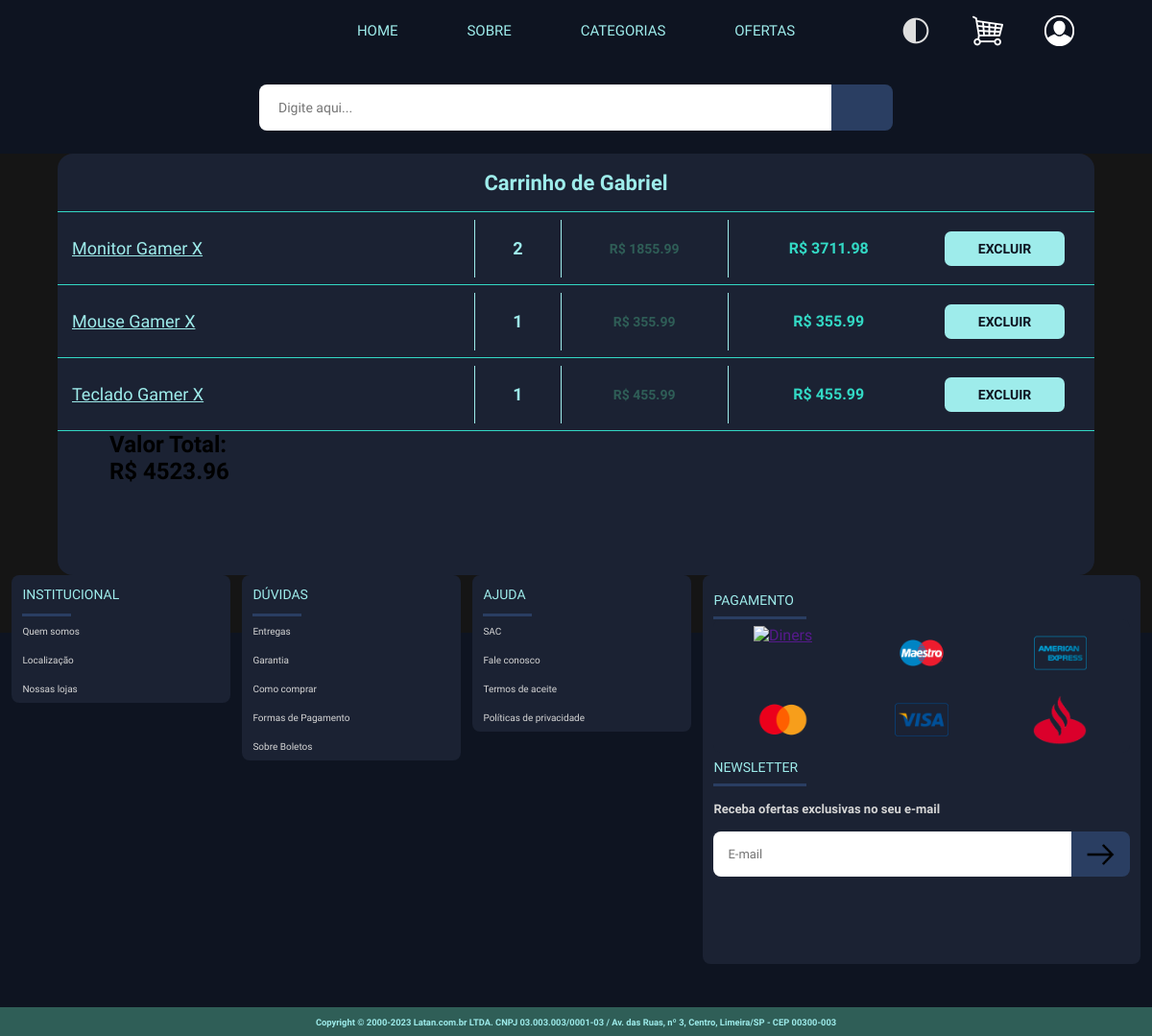
Screenshot of /src/View/pages/viewCarrinho.php (signed in) with the database file from the repository.
### tables this page shows
create table carrinhos(
	idCarrinhos int not null auto_increment,
    idPedido int not null,
    idCliente int not null,
    primary key(idCarrinhos),
    constraint foreign key(idPedido) references pedidos(idPedidos),
    constraint foreign key(idCliente) references clientes(idClientes)
);

create table produtos(
	idProdutos int not null auto_increment,
    nome varchar(250) not null,
    preco decimal(15,2) not null,
    promocao decimal(15,2) not null,
    marca varchar(200) not null,
    cor varchar(50) not null,
    condicao varchar(100) not null,
    origem boolean not null,
    localizacao varchar(50) not null,
    quantidade int not null,
    imagem varchar(150) not null,
    primary key(idProdutos)
);

create table pedidos(
    idPedidos int not null auto_increment,
    quantidade int not null,
    idProduto int not null,
    primary key(idPedidos),
    foreign key(idProduto) references produtos(idProdutos)
);

### src/Controller/carrinhoController.php (called while the page is built, shortened)
<?php
    $host = "localhost";
    $usuario = "root";
    $senha = "MySql_2005_password";
    $dbname = "ozzatech";
    $mysqli = new mysqli($host, $usuario, $senha, $dbname);
        ?>
        <?php
    $id = $mysqli->real_escape_string($_SESSION['id']);
    $sql_code = "SELECT
        `carrinhos`.`idPedido`,
        `pedidos`.`quantidade`,
        `produtos`.`nome`,
        `produtos`.`preco`,
        (`produtos`.`preco` * `pedidos`.`quantidade`) as total
        FROM carrinhos
        JOIN clientes ON carrinhos.idCliente = clientes.idClientes
        JOIN pedidos ON carrinhos.idPedido = pedidos.idPedidos
        JOIN produtos ON pedidos.idProduto = produtos.idProdutos
        WHERE idCliente = $id;";
    $sql_query = $mysqli->query($sql_code) or die("Falha na execução do código SQL: ".$mysqli->error);
    if($sql_query->num_rows == 0){
    }
    else{
        while ($pedido = $sql_query->fetch_assoc()){
            $pedidos[] = $pedido;
        }
    }
?>

### src/View/carrinho/listagem.php (the view, shortened to what this page needs)
<?php foreach ($pedidos as $item) : ?>
    <section class="carrinho-conteudo">
        <div class="pedido">
            <div class="pedido-nome">
                <a href="#"><?= $item['nome']; ?></a>
            </div>
            <div class="pedido-quantidade">
                <h1><?= $item['quantidade']; ?></h1>
            </div>
            <div class="pedido-preco-individual">
                <h1>R$ <?= $item['preco']; ?></h1>
            </div>
            <div class="pedido-preco-conjunto">
                <h1>R$ <?= $item['total']; ?></h1>
            </div>
            <div class="pedido-excluir">
                <button type="submit" class="btn-excluir" id=<?= $item['idPedido']?>>
                    <h2>EXCLUIR</h2>
                </button>
            </div>
        </div>
    </section>
<?php endforeach; ?>

### css/universal.css (style rules this page uses)
* { margin: 0; padding: 0; }
:root { --cinza-claro: #d6d6d6; --cinza-escuro: #151515; --azul-escuro: #0e1421; --azul-medio: #1b2233; --azul-claro: #2a3e62; --aqua-escuro: #2f5e57; --aqua-medio: #33d9c5; --aqua-claro: #9eeceb; background-color: var(--cinza-escuro); font-family: 'Krona One', sans-serif; }

### css/carrinho.css (style rules this page uses)
.carrinho-conteudo { min-height: 75px; width: 100%; display: flex; flex-direction: column; align-items: center; justify-content: center; flex-grow: 1; overflow-y: auto; border-top: solid 1px var(--aqua-medio); }
.pedido { height: 60px; width: calc(100% - 30px); display: flex; align-items: center; justify-content: space-around; padding: 0 15px; }
.pedido-nome { height: 100%; width: 40%; }
.pedido-nome a { height: 100%; width: 100%; display: flex; align-items: center; justify-content: start; font-size: 18px; color: var(--aqua-claro); }
.pedido-quantidade { height: 100%; width: 8.5%; border-left: solid 1px var(--aqua-claro); }
.pedido-quantidade h1 { height: 100%; width: 100%; display: flex; align-items: center; justify-content: center; font-size: 18px; color: var(--aqua-claro); }
.pedido-preco-individual { height: 100%; width: 16.5%; border-left: solid 1px var(--aqua-claro); }
.pedido-preco-individual h1 { height: 100%; width: 100%; display: flex; align-items: center; justify-content: center; font-size: 14px; color: var(--aqua-escuro); }
.pedido-preco-conjunto { height: 100%; width: 20%; border-left: solid 1px var(--aqua-claro); }
.pedido-preco-conjunto h1 { height: 100%; width: 100%; display: flex; align-items: center; justify-content: center; font-size: 16px; color: var(--aqua-medio); }
.pedido-excluir { height: 100%; width: 15%; display: flex; align-items: center; justify-content: center; }
.btn-excluir { height: 60%; width: 80%; position: relative; outline: none; border: none; border-radius: .5em; background-color: var(--aqua-claro); cursor: pointer; overflow: hidden; }
.btn-excluir h2 { height: 100%; width: 100%; position: absolute; top: 0; display: flex; align-items: center; justify-content: center; font-family: 'Krona One', sans-serif; font-size: 14px; color: var(--azul-escuro); z-index: 999; }

### rows the page displays
carrinhos: produtos.nome "Monitor Gamer X", idPedido.quantidade "2", produtos.preco "1855.99", total "3711.98"
carrinhos: produtos.nome "Mouse Gamer X", idPedido.quantidade "1", produtos.preco "355.99", total "355.99"
carrinhos: produtos.nome "Teclado Gamer X", idPedido.quantidade "1", produtos.preco "455.99", total "455.99"

### other values shown
$_SESSION['nome'] "Gabriel"
$valorTotal "4523.96"
